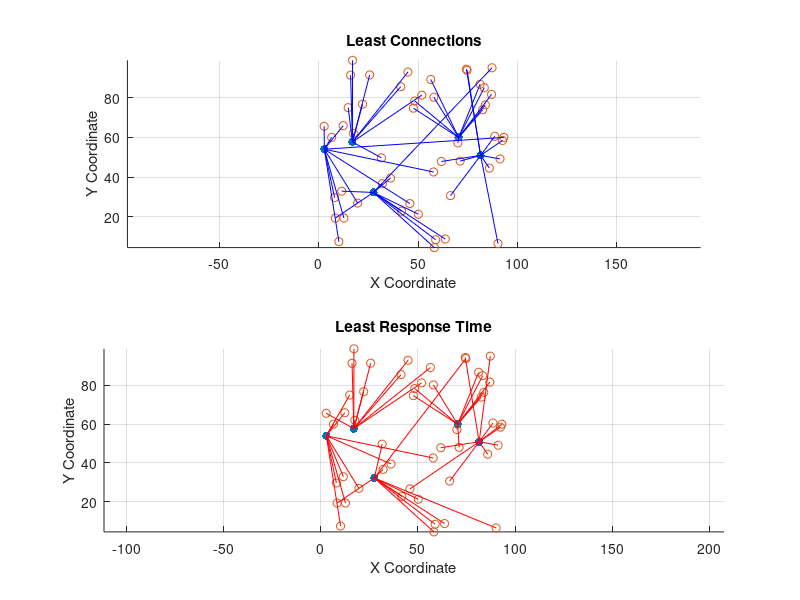

Recreate this plot in MATLAB.
function static_load_balancing_comparison()
    % Network parameters
    numNodes = 5;
    numDevices = 50; % Number of devices
    maxDevicesPerNode = 10; % Maximum devices per node
    nodeLocations = rand(numNodes, 2) * 100; % Random locations for nodes in a 100x100 grid
    deviceLocations = rand(numDevices, 2) * 100; % Random locations for devices
    nodeConnections = zeros(1, numNodes); % Initialize node connections for LC

    % Response time randomly assigned for LRT
    nodeResponseTime = 0.5 + rand(1, numNodes); % Initial response times between 0.5 and 1.5 seconds

    % Assign devices to nodes using Least Connections method
    fprintf('Assigning devices using Least Connections (LC):\n');
    deviceNodeLC = assignDevicesToNodesLC(nodeConnections, deviceLocations, nodeLocations, maxDevicesPerNode);

    % Assign devices to nodes using Least Response Time method
    fprintf('Assigning devices using Least Response Time (LRT):\n');
    deviceNodeLRT = assignDevicesToNodesLRT(nodeResponseTime, deviceLocations, nodeLocations, maxDevicesPerNode);

    % Plotting the final state for Least Connections
    figure;
    subplot(2, 1, 1);
    hold on;
    scatter(nodeLocations(:,1), nodeLocations(:,2), 'ko', 'filled');
    scatter(deviceLocations(:,1), deviceLocations(:,2), 'b*');
    for i = 1:numDevices
        line([deviceLocations(i,1), nodeLocations(deviceNodeLC(i),1)], ...
             [deviceLocations(i,2), nodeLocations(deviceNodeLC(i),2)], 'Color', 'b');
    end
    title('Least Connections');
    xlabel('X Coordinate');
    ylabel('Y Coordinate');
    axis equal;
    grid on;

    % Plotting the final state for Least Response Time
    subplot(2, 1, 2);
    hold on;
    scatter(nodeLocations(:,1), nodeLocations(:,2), 'ko', 'filled');
    scatter(deviceLocations(:,1), deviceLocations(:,2), 'r*');
    for i = 1:numDevices
        line([deviceLocations(i,1), nodeLocations(deviceNodeLRT(i),1)], ...
             [deviceLocations(i,2), nodeLocations(deviceNodeLRT(i),2)], 'Color', 'r');
    end
    title('Least Response Time');
    xlabel('X Coordinate');
    ylabel('Y Coordinate');
    axis equal;
    grid on;

    hold off;
end

function deviceNode = assignDevicesToNodesLC(currentLoad, deviceLocations, nodeLocations, maxDevicesPerNode)
    numDevices = size(deviceLocations, 1);
    numNodes = size(nodeLocations, 1);
    deviceNode = zeros(numDevices, 1);
    
    for i = 1:numDevices
        distances = vecnorm(nodeLocations - deviceLocations(i,:), 2, 2);
        loadAdjustedDistances = distances + 0.01 * currentLoad';
        validIndices = currentLoad < maxDevicesPerNode;
        loadAdjustedDistances(~validIndices) = inf;
        [~, minIndex] = min(loadAdjustedDistances);
        deviceNode(i) = minIndex;
        currentLoad(minIndex) = currentLoad(minIndex) + 1;
        fprintf('Device %d: Assigned to Node %d, Distance = %.2f, Load = %d\n', i, minIndex, distances(minIndex), currentLoad(minIndex));
    end
end

function deviceNode = assignDevicesToNodesLRT(nodeResponseTime, deviceLocations, nodeLocations, maxDevicesPerNode)
    numDevices = size(deviceLocations, 1);
    numNodes = size(nodeLocations, 1);
    deviceNode = zeros(numDevices, 1);
    currentLoad = zeros(1, numNodes); % Initialize current load for LRT similar to LC
    
    for i = 1:numDevices
        distances = vecnorm(nodeLocations - deviceLocations(i,:), 2, 2);
        responseTimeAdjustedScores = distances .* nodeResponseTime';
        validIndices = currentLoad < maxDevicesPerNode;
        responseTimeAdjustedScores(~validIndices) = inf;
        [~, minIndex] = min(responseTimeAdjustedScores);
        deviceNode(i) = minIndex;
        currentLoad(minIndex) = currentLoad(minIndex) + 1;
        fprintf('Device %d: Assigned to Node %d, Score = %.2f, Response Time = %.2f, Load = %d\n', i, minIndex, responseTimeAdjustedScores(minIndex), nodeResponseTime(minIndex), currentLoad(minIndex));
    end
end
